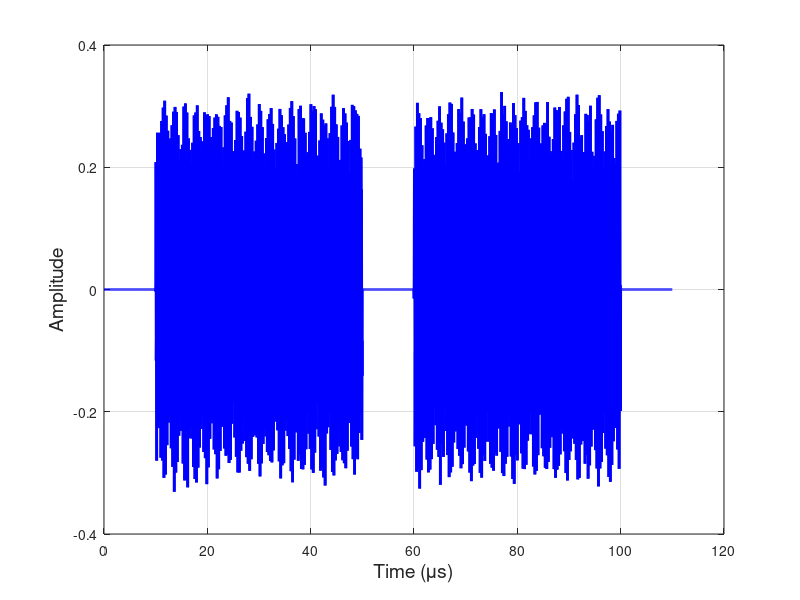

This figure's MATLAB source: (Note: this script raises an error after producing the figure.)
% SPS Short Course: Radar Signal Processing Mastery
% Theory and Hands-On Applications with mmWave MIMO Radar Sensors
% Date: 7-11 October 2024
% Time: 9:00AM-11:00AM ET (New York Time)
% Presenter: Mohammad Alaee-Kerahroodi

close all
clear
clc

rng(2024)
% Constants
c = 3e8;            % Speed of light in m/s

% Parameters for FMCW
chirpTime = 40e-6;       % Sweep duration (chirp time) for FMCW
bandwidth = 4e9;    % Bandwidth of the FMCW signal (sweep bandwidth)
simSamplingRate = 10*bandwidth;  % Sampling frequency (samples per second)

f_start = 0;     % Starting frequency of the FMCW chirp (e.g., 78 GHz)
f_end = f_start + bandwidth; % Ending frequency of the FMCW chirp
f_c = 79e9;         % Carrier frequency for radar 
lambda = c / f_c;   % Wavelength in meters
snr = 20;
% FMCW chirp parameters
nSamples = round(chirpTime * simSamplingRate);  % Number of samples per chirp
nChirps = 2;                % Number of chirps
PRI = chirpTime + 10e-6;          % Time between chirps (PRI in FMCW is related to sweep time)
PRF = 1 / PRI;               % Pulse repetition frequency
t_total = PRI * nChirps;     % Total time for all chirps
t_start = 10e-6;   % Start time 
% Time vectors
t_chirp = linspace(0, chirpTime, nSamples);    % Time vector for one chirp
t_gap = linspace(0, PRI - chirpTime, round((PRI - chirpTime) * simSamplingRate));  % Time vector for gap between chirps

% Generate FMCW signal (linear frequency modulation)
fmcw_chirp = exp(-1i * 2 * pi * (f_start * t_chirp + (bandwidth / (2*chirpTime)) * t_chirp.^2));

t = linspace(0, t_start+nChirps*PRI, (t_start+nChirps*PRI)*simSamplingRate); % Time vector 

% Simulate Two Targets with Different Doppler Shifts
v1 = 0;   % Velocity of target 
v2 = -8;   % Velocity of target 
fd1 = 2 * v1 / lambda;  % Doppler frequency shift for target 1
fd2 = 2 * v2 / lambda;  % Doppler frequency shift for target 2
dopplerTarget1 = exp(1j * 2 * pi * fd1 * t);
dopplerTarget2 = exp(1j * 2 * pi * fd2 * t);

delayTarget1 = 100e-9;   % Round-trip delay of target
delayTarget2 = 35e-9;   % Round-trip delay of target
attTarget1 = 0.1;        % Attenuation factor
attTarget2 = 0.2;        % Attenuation factor
slope = bandwidth/chirpTime;
f_IF1 = slope * delayTarget1;
f_IF2 = slope * delayTarget2;

maxIF = max(f_IF1, f_IF2);
adcSamplingRate = max(40e6,2 * maxIF);
ddsRate = round(simSamplingRate / adcSamplingRate);

signalTx = zeros(size(t));   % Transmit pulse

% Simulate received signals from the two targets
pulseRxTarget1 = zeros(size(t));   % Received pulse for target 1
pulseRxTarget2 = zeros(size(t));   % Received pulse for target 2

for i = 0:nChirps-1
    tInterval = t >= t_start + i*PRI & t <= t_start + i*PRI + chirpTime;
    signalTx(tInterval) = fmcw_chirp;  % Set transmitted pulse to the intrspulse modulation

    tIntervalTarget1 = t >= t_start + i*PRI + delayTarget1 & t <= t_start + i*PRI + delayTarget1 + chirpTime;
    tIntervalTarget2 = t >= t_start + i*PRI + delayTarget2 & t <= t_start + i*PRI + delayTarget2 + chirpTime;

    pulseRxTarget1(tIntervalTarget1) = attTarget1 * fmcw_chirp;  % Set received pulse for target 1
    pulseRxTarget2(tIntervalTarget2) = attTarget2 * fmcw_chirp;  % Set received pulse for target 2

end


received_pulse = pulseRxTarget1 .* exp(1j * 2 * pi * fd1 * t)  + pulseRxTarget2 .* exp(1j * 2 * pi * fd2 * t);  
% Total received signal
signalRx = awgn(received_pulse, snr, "measured");


% Plot the transmitted FMCW signal (real part)
figure('Position', [100, 100, 900, 600]);
plot(t * 1e6, real(signalTx), 'r', 'LineWidth', 2, 'DisplayName', 'Transmit FMCW Signal');
hold on
plot(t * 1e6, real(signalRx), 'b', 'LineWidth', 2, 'DisplayName', 'Received FMCW Signal');
xlabel('Time (\mus)', 'FontSize', 14);
ylabel('Amplitude', 'FontSize', 14);
legend()
% title('Transmit FMCW Signal with Zero Padding');
grid on;


%% De-chirp (mix received signal with transmitted signal)
IF_signal = signalRx .* conj(signalTx);  % Perform de-chirping
IF_signal = IF_signal(1:ddsRate:end);

% Plot the de-chirped IF signal (real part)
figure('Position', [100, 100, 900, 600]);
plot(t(1:ddsRate:end) * 1e6, real(IF_signal), 'b', 'LineWidth', 2, 'DisplayName', 'IF Signal (De-chirped)');
xlabel('Time (\mus)', 'FontSize', 14);
ylabel('Amplitude', 'FontSize', 14);
% title('IF Signal after De-chirping');
grid on;
% axis('tight')

%% Compute and plot the frequency spectrum of the IF signal
figure('Position', [100, 100, 900, 600]);
nFFT = 1024;  % Number of points in FFT
freq_axis = linspace(-adcSamplingRate / 2, adcSamplingRate / 2, nFFT) /1e6;  % Frequency axis in MHz
IF_spectrum = fftshift(abs(fft(IF_signal, nFFT)));  % FFT of IF signal

% Plot the IF signal spectrum
plot(freq_axis, 20 * log10(IF_spectrum / max(IF_spectrum)), 'LineWidth', 2);
xlabel('Frequency (MHz)', 'FontSize', 14);
ylabel('Magnitude (dB)', 'FontSize', 14);
grid on;
xlim([0, adcSamplingRate/2/1e6]);

% Annotate the IF frequencies of the two targets
hold on;

% IF frequencies in MHz
f_IF1_MHz = f_IF1 / 1e6;
f_IF2_MHz = f_IF2 / 1e6;

% Add vertical lines and text labels at f_IF1 and f_IF2
line([f_IF1_MHz, f_IF1_MHz], ylim, 'Color', 'r', 'LineStyle', '--', 'LineWidth', 2, 'DisplayName', 'Target 1 IF');
text(f_IF1_MHz, -10, sprintf('f_{IF1} = %.2f MHz', f_IF1_MHz), 'FontSize', 12, 'Color', 'r', 'VerticalAlignment', 'bottom');

line([f_IF2_MHz, f_IF2_MHz], ylim, 'Color', 'g', 'LineStyle', '--', 'LineWidth', 2, 'DisplayName', 'Target 2 IF');
text(f_IF2_MHz, -10, sprintf('f_{IF2} = %.2f MHz', f_IF2_MHz), 'FontSize', 12, 'Color', 'g', 'VerticalAlignment', 'bottom');

legend({'IF Signal Spectrum', 'Target 1 IF Frequency', 'Target 2 IF Frequency'});
